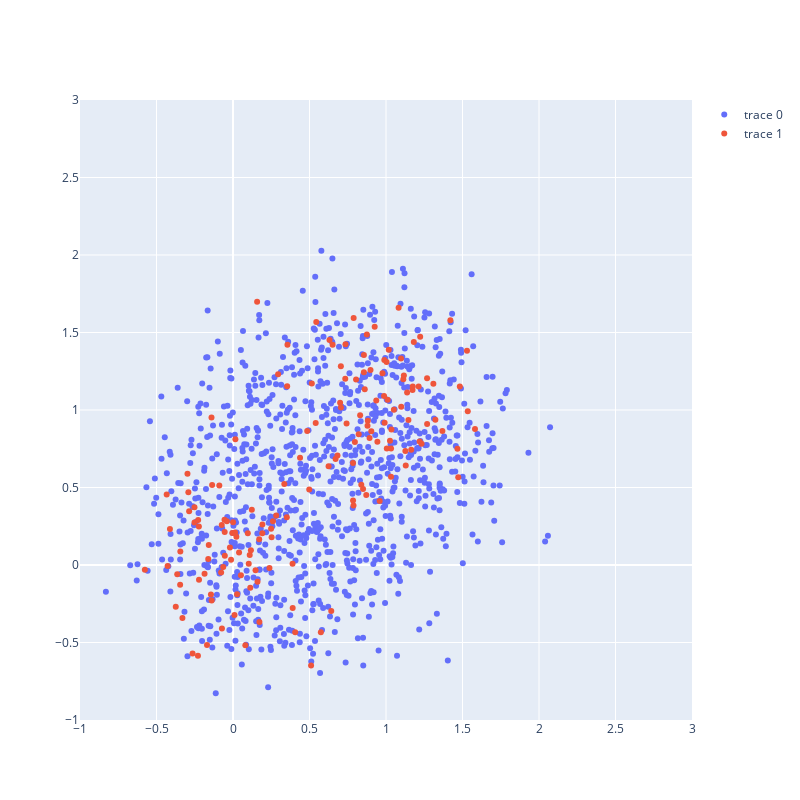

The cell this chart's notebook holds for it:
### Code cell
new_samples = model.sample(1000).detach().numpy()
fig = go.Figure()
fig.add_trace(go.Scatter(x=new_samples[:, 0], y=new_samples[:, 1], mode="markers"))
fig.add_trace(go.Scatter(x=train_data[:, 0], y=train_data[:, 1], mode="markers"))

fig.update_xaxes(range=(-1, 3))
fig.update_yaxes(range=(-1, 3))
fig.update_layout(width=800, height=800)
fig.show()

### Figure 1 — Plotly figure (JSON) as saved in the notebook; plotly's stock layout.template omitted (floating-point values rounded to 4 significant figures; data arrays with more than 128 entries replaced by an {"elided": "..."} marker saying what was removed)
{"data": [{"mode": "markers", "type": "scatter", "x": {"elided": "1000 float values"}, "y": {"elided": "1000 float values"}}, {"mode": "markers", "type": "scatter", "x": {"elided": "160 float values"}, "y": {"elided": "160 float values"}}], "layout": {"height": 800, "width": 800, "xaxis": {"range": [-1, 3]}, "yaxis": {"range": [-1, 3]}}}
